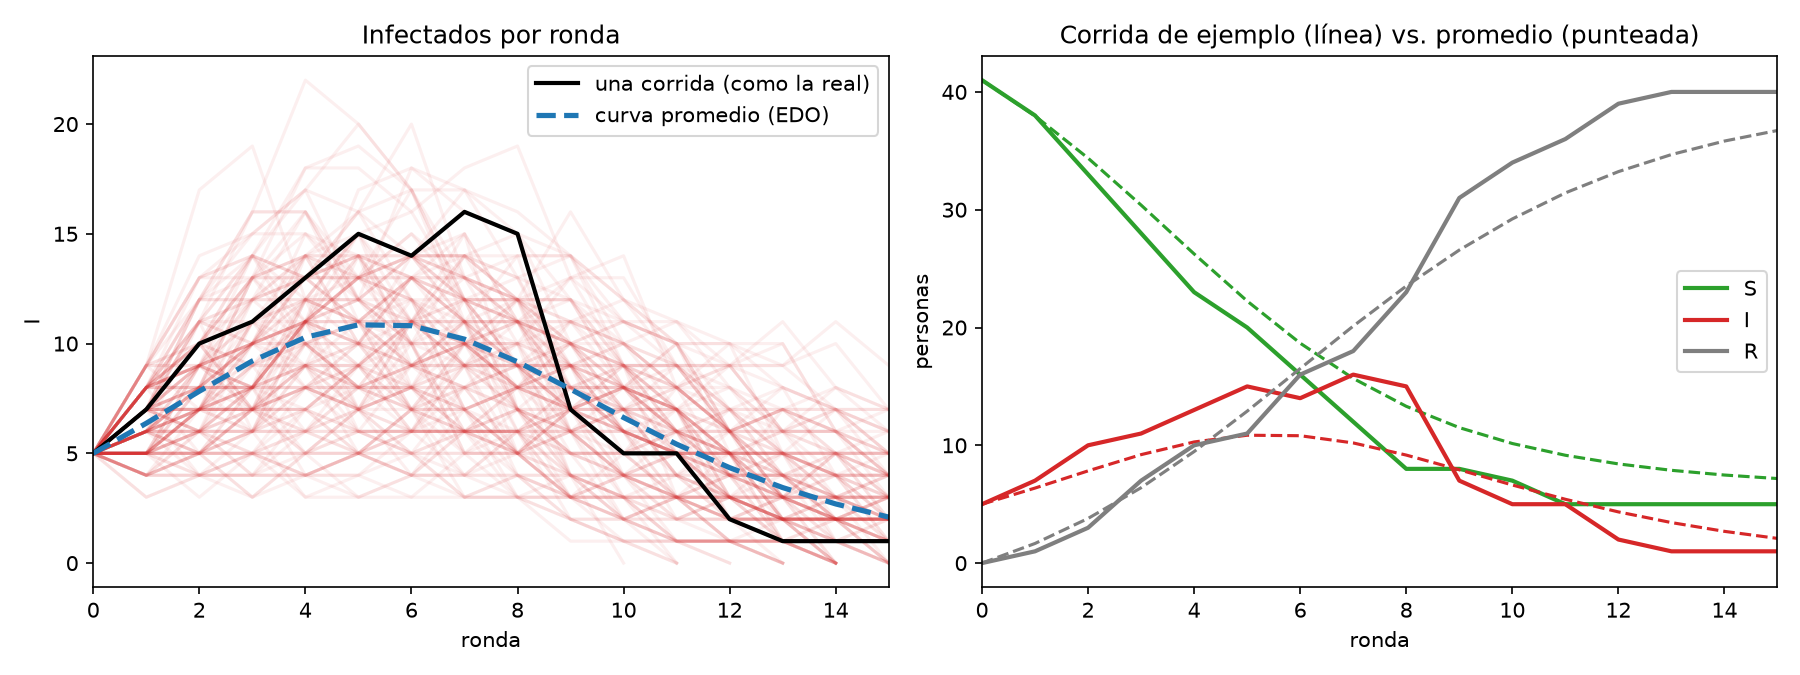

Reproduce this figure in Python.
"""
Experimento SIR con dulces para un grupo de N personas (N par, por defecto 46).

Hace tres cosas:
  1. Calendario de emparejamientos: en cada ronda todos tienen exactamente una
     pareja, sorteada al azar de antemano (con semilla, para poder proyectarla).
     Guarda CSVs: por pareja y por persona.
  2. Simulación del experimento (Monte Carlo) con las mismas reglas que se
     usarán en vivo, comparada con la curva "promedio" (determinista).
  3. Estimadores de beta y gamma a partir de la tabla S, I, R que anota el
     voluntario después de cada ronda.

Reglas del juego (por ronda):
  - Contagio: si la pareja es S-I, el susceptible tira un d6; se contagia con 1..4  (p = 2/3).
  - Recuperación: cada infectado (al inicio de la ronda) tira un d6; se
    recupera con 1..2 (q = 1/3).
  - Primero se resuelven los contagios con el estado del INICIO de la ronda;
    los recién contagiados no tiran para recuperarse en esa misma ronda.

Verdad por diseño: beta = p * N/(N-1) ≈ p,  gamma = q,  R0 = beta/gamma ≈ 2.

Uso:
    pip install numpy matplotlib
    python sir_experimento.py
"""

import csv
import numpy as np
import matplotlib.pyplot as plt

# ------------------------------------------------------------------ parámetros
N = 46            # personas (par)
I0 = 5            # infectados iniciales (varias "semillas" evitan que muera al inicio)
P_CONTAGIO = 2/3  # d6: 1-4
Q_RECUP = 1/3     # d6: 1-2
RONDAS = 15       # rondas máximas a jugar (el brote suele cerrar antes)
N_SIM = 1000      # corridas de Monte Carlo
SEED = 7


# ----------------------------------------------------- 1. calendario de parejas
def calendario_aleatorio(n, n_rondas, rng):
    """Devuelve lista de rondas; cada ronda es una lista de n/2 parejas (a, b)
    con personas numeradas 0..n-1, formadas al azar.

    Nota: se probó el método del círculo (round-robin, sin repetir pareja) y
    sesga el contagio a la baja (la estructura fija correlaciona quién se
    encuentra con quién); con emparejamientos aleatorios, beta sale sin sesgo.
    Alguna pareja puede repetirse entre rondas; no afecta al modelo."""
    assert n % 2 == 0, "N debe ser par"
    rondas = []
    for _ in range(n_rondas):
        p = rng.permutation(n)
        rondas.append([(int(p[2 * i]), int(p[2 * i + 1])) for i in range(n // 2)])
    return rondas


def guardar_calendario(rondas, n_rondas, prefijo="calendario"):
    """CSV 1: una fila por pareja. CSV 2: una fila por persona, una columna por
    ronda con el número de su pareja (útil para proyectar o imprimir)."""
    n = len(rondas[0]) * 2
    with open(f"{prefijo}_parejas.csv", "w", newline="") as f:
        w = csv.writer(f)
        w.writerow(["ronda", "persona_A", "persona_B"])
        for r in range(n_rondas):
            for a, b in rondas[r]:
                w.writerow([r + 1, a + 1, b + 1])  # numeración 1..N para humanos

    pareja = np.zeros((n, n_rondas), dtype=int)
    for r in range(n_rondas):
        for a, b in rondas[r]:
            pareja[a, r], pareja[b, r] = b + 1, a + 1
    with open(f"{prefijo}_por_persona.csv", "w", newline="") as f:
        w = csv.writer(f)
        w.writerow(["persona"] + [f"R{r+1}" for r in range(n_rondas)])
        for i in range(n):
            w.writerow([i + 1] + list(pareja[i]))


# --------------------------------------------------------------- 2. simulación
S, I, R = 0, 1, 2


def simular(rondas, rng, n=N, i0=I0, p=P_CONTAGIO, q=Q_RECUP, n_rondas=RONDAS):
    """Una corrida del experimento. Devuelve arreglo (T+1, 3) con S, I, R por ronda.
    Se reasignan las etiquetas al azar para que el calendario no sesgue nada."""
    perm = rng.permutation(n)
    estado = np.full(n, S)
    estado[rng.choice(n, i0, replace=False)] = I
    hist = [[(estado == S).sum(), (estado == I).sum(), (estado == R).sum()]]

    for r in range(n_rondas):
        nuevo = estado.copy()
        # contagios (usando el estado al inicio de la ronda)
        for a, b in rondas[r]:
            a, b = perm[a], perm[b]
            for x, y in ((a, b), (b, a)):
                if estado[x] == S and estado[y] == I and rng.random() < p:
                    nuevo[x] = I
        # recuperaciones (solo los que eran I al inicio)
        for i in np.where(estado == I)[0]:
            if rng.random() < q:
                nuevo[i] = R
        estado = nuevo
        hist.append([(estado == S).sum(), (estado == I).sum(), (estado == R).sum()])
        if hist[-1][1] == 0:
            break
    return np.array(hist)


def promedio_determinista(n=N, i0=I0, p=P_CONTAGIO, q=Q_RECUP, n_rondas=RONDAS):
    """Recursión de campo medio (la 'EDO' en tiempo discreto).
    Un susceptible se contagia con prob p * I/(n-1) por ronda."""
    s, i, r = n - i0, i0, 0.0
    out = [[s, i, r]]
    for _ in range(n_rondas):
        nuevos = s * p * i / (n - 1)
        rec = q * i
        s, i, r = s - nuevos, i + nuevos - rec, r + rec
        out.append([s, i, r])
    return np.array(out)


# ------------------------------------------------------------- 3. estimadores
def estimar(S_t, I_t, R_t, n=None):
    """Estimadores a partir de la tabla (S, I, R) de cada ronda, empezando en la ronda 0.
    Cuentan eventos en lugar de ajustar una curva:
        gamma = recuperaciones / suma de I_t
        beta  = contagios / suma de S_t * I_t / (n-1)
    (n-1 porque cada persona tiene una sola pareja entre las otras n-1.)"""
    S_t, I_t, R_t = map(np.asarray, (S_t, I_t, R_t))
    n = n or int(S_t[0] + I_t[0] + R_t[0])
    contagios = S_t[:-1] - S_t[1:]
    recups = R_t[1:] - R_t[:-1]
    gamma = recups.sum() / I_t[:-1].sum()
    beta = contagios.sum() / (S_t[:-1] * I_t[:-1] / (n - 1)).sum()
    # error estándar aproximado (conteos Poisson)
    se_gamma = gamma / np.sqrt(max(recups.sum(), 1))
    se_beta = beta / np.sqrt(max(contagios.sum(), 1))
    return beta, gamma, se_beta, se_gamma


# ------------------------------------------------------------------------ main
if __name__ == "__main__":
    rng = np.random.default_rng(SEED)
    rondas = calendario_aleatorio(N, RONDAS, np.random.default_rng(SEED))
    guardar_calendario(rondas, RONDAS)
    print(f"Calendario guardado: {RONDAS} rondas de {N // 2} parejas "
          f"(calendario_parejas.csv, calendario_por_persona.csv)")

    # verificación: todos tienen exactamente una pareja en cada ronda
    for ronda in rondas:
        assert sorted(x for par in ronda for x in par) == list(range(N))

    beta_real = P_CONTAGIO * N / (N - 1)
    gamma_real = Q_RECUP
    print(f"Verdad por diseño: beta = {beta_real:.3f}, gamma = {gamma_real:.3f}, "
          f"R0 = {beta_real / gamma_real:.2f}")

    # Monte Carlo
    corridas = [simular(rondas, rng) for _ in range(N_SIM)]
    morian = np.mean([N - c[-1, 0] < 0.4 * N for c in corridas])
    est = np.array([estimar(*c.T)[:2] for c in corridas if len(c) > 2])
    print(f"Corridas donde el brote casi no despega (<40% llegan a contagiarse): {morian:.1%}")
    print(f"beta  estimado: media {est[:,0].mean():.3f}, desv. est. {est[:,0].std():.3f}")
    print(f"gamma estimado: media {est[:,1].mean():.3f}, desv. est. {est[:,1].std():.3f}")

    # Una corrida "como la real" para el ejemplo de los estimadores
    ejemplo = corridas[0]
    b, g, sb, sg = estimar(*ejemplo.T)
    print(f"\nCorrida de ejemplo: beta = {b:.2f} ± {sb:.2f}, gamma = {g:.2f} ± {sg:.2f}, "
          f"R0 ≈ {b / g:.2f}")

    # Gráfica
    det = promedio_determinista()
    t_max = max(len(c) for c in corridas)
    fig, ax = plt.subplots(1, 2, figsize=(12, 4.5))
    for c in corridas[:150]:
        ax[0].plot(c[:, 1], color="tab:red", alpha=0.07)
    ax[0].plot(ejemplo[:, 1], color="black", lw=2, label="una corrida (como la real)")
    ax[0].plot(det[:, 1], color="tab:blue", lw=2.5, ls="--", label="curva promedio (EDO)")
    ax[0].set(title="Infectados por ronda", xlabel="ronda", ylabel="I", xlim=(0, RONDAS))
    ax[0].legend()

    for k, (nombre, col) in enumerate([("S", "tab:green"), ("I", "tab:red"), ("R", "tab:gray")]):
        ax[1].plot(ejemplo[:, k], color=col, lw=2, label=nombre)
        ax[1].plot(det[:, k], color=col, lw=1.5, ls="--")
    ax[1].set(title="Corrida de ejemplo (línea) vs. promedio (punteada)",
              xlabel="ronda", ylabel="personas", xlim=(0, RONDAS))
    ax[1].legend()
    plt.tight_layout()
    plt.savefig("sir_experimento.png", dpi=150)
    print("Gráfica guardada: sir_experimento.png")

    # ---- Para usar con los datos REALES del experimento, descomenta y llena:
    # S_real = [41, 38, 33, ...]   # S al inicio y después de cada ronda
    # I_real = [5, 7, 10, ...]
    # R_real = [0, 1, 3, ...]
    # print(estimar(S_real, I_real, R_real))
